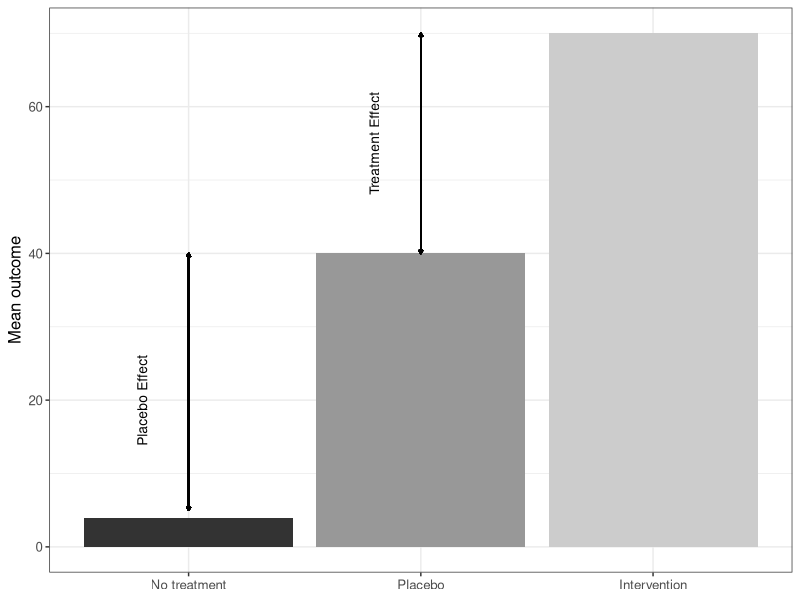

This chart was generated by the following R code: (Note: this script raises an error after producing the figure.)
## ---- chunk 1
library(tidyverse)

bwversion = 1  #1=blackwhite; #2=coloured - NB here colour is just decorative
myfolder = 'images_bw'
if(bwversion==2){
  myfolder <-'images_colour'}

makeplactab <- 1
if(makeplactab==1){
  

plc_dat <- data.frame(Group=c(rep('No treatment',4),rep('Placebo',40),rep('Intervention',70)))

plc_dat$Group<-factor(plc_dat$Group,levels=c("No treatment","Placebo","Intervention"))


p <- ggplot(data=plc_dat,aes(x=Group))+
  geom_bar(aes(fill=Group))+
  ylab('Mean outcome') + 
  annotate('text',x=0.8,y=20,label='Placebo Effect',angle = 90,size=3.5) +
  geom_segment(aes(x=1, xend=1, y=40, yend=5), linewidth = 0.5, arrow = arrow(length = unit(0.1, "cm")))+ 
  geom_segment(aes(x=1, xend=1, y=5, yend=40), linewidth = 0.5, arrow = arrow(length = unit(0.1, "cm")))+ 
  annotate('text',x=1.8,y=55,label='Treatment Effect',angle = 90,size=3.5) +
  geom_segment(aes(x=2, xend=2, y=70, yend=40), linewidth = 0.5, arrow = arrow(length = unit(0.1, "cm")))+ 
  geom_segment(aes(x=2, xend=2, y=40, yend=70), linewidth = 0.5, arrow = arrow(length = unit(0.1, "cm")))+ 
  theme_bw()+
  theme(text = element_text(size = 12)) +
  theme(axis.title.x=element_blank())+
  theme(legend.position = "none")
  # Use grey scale
p41 <- p+scale_fill_grey()

ggsave(paste0(myfolder,'/placebotab.png'),p41,scale = 1, width = 5, height = 3, units = c("in"), dpi = 300)
}

## ---- chunk 2
knitr::include_graphics(paste0(myfolder,'/placebotab.png'))

